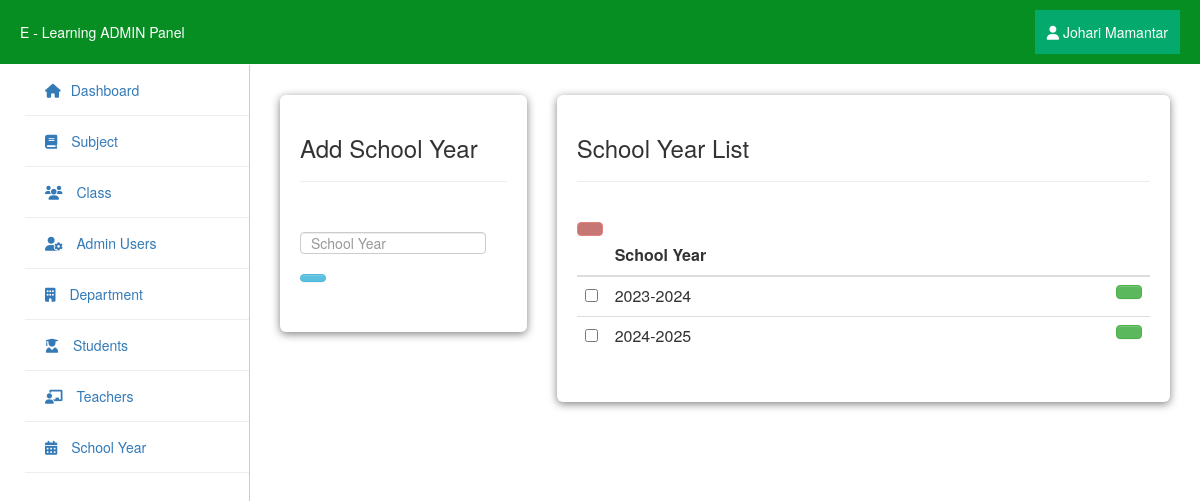
The page /php/admin/school_year.php (signed in) on the database its author committed.
### tables this page shows
CREATE TABLE `users` (
  `user_id` int(11) NOT NULL,
  `username` varchar(255) NOT NULL,
  `password` varchar(255) NOT NULL,
  `firstname` varchar(255) NOT NULL,
  `lastname` varchar(255) NOT NULL
);

CREATE TABLE `school_year` (
  `school_year_id` int(11) NOT NULL,
  `school_year` varchar(255) NOT NULL
);

### php/admin/session.php (called while the page is built, shortened)
<?php
$session_id=$_SESSION['id'];
?>

### php/admin/school_year.php (the view, shortened to what this page needs)
<?php include "navbar.php" ?>
<?php include "sidebar.php" ?>
<html>
<body class="column_style">
    <div class="main">
        <div class="card1">
            <h3>Add School Year</h3>
            <hr>
            <br>
            <div class="stats-grid">
                <form method="post">
                    <div class="control-group">
                        <div class="controls">
                            <input class="input focused" name="school_year" id="focusedInput" type="text"
                                placeholder="School Year" required>
                        </div>
                    </div>
                    <div class="control-group">
                        <div class="controls">
                            <button name="save" class="btn btn-info"></button>
                        </div>
                    </div>
                </form>
            </div>
        </div>
        <div class="card2">
            <h3>School Year List</h3>
            <hr>
            <br>
            <div class="stats-grid">
                <form action="delete_sy.php" method="post">
                    <table cellpadding="0" cellspacing="0" border="0" class="table" id="example">
                        <a data-toggle="modal" href="#content_delete" id="deleteBtn" class="btn btn-danger" name=""></a>
                        <thead>
                            <tr>
                                <th></th>
                                <th>School Year</th>
                                <th></th>
                            </tr>
                        </thead>
                        <tbody>
                            <?php
                            $user_query = mysqli_query($conn, "select * from school_year") or die;
                            while ($row = mysqli_fetch_array($user_query)) {
                                $id = $row['school_year_id'];
                                ?>
                                <tr>
                                    <td width="30">
                                        <input class="optionsCheckbox" name="selector[]" type="checkbox"
                                            value="<?php echo $id; ?>">
                                    </td>
                                    <td><?php echo $row['school_year']; ?></td>
                                    <td width="40">
                                        <a href="edit_user.php<?php echo '?id=' . $id; ?>" data-toggle="modal"
                                            class="btn btn-success"><ion-icon name="create-outline"></ion-icon></a>
                                    </td>
                                </tr>
                            <?php } ?>
                        </tbody>
                    </table>
                </form>
            </div>
        </div>
    </div>
</body>
</html>

### php/admin/navbar.php (shortened to what this page needs)
<?php include "header.php" ?>
<?php include "session.php" ?>
<html>
<div class="navbar-fixed-top">
    <div>E - Learning ADMIN Panel</div>
    <?php $query = mysqli_query($conn, "select * from users where user_id = '$session_id'") or die;
    $row = mysqli_fetch_array($query);
    ?>
    <div class="dropdown">
        <button class="dropbtn"> <i class="fa fa-user"></i>
            <?php echo $row['firstname'] . " " . $row['lastname']; ?></button>
    </div>
</div>
</html>

### php/admin/assets/datatables.css (style rules this page uses)
table.table { clear: both; margin-bottom: 6px !important; max-width: none !important; }

### php/admin/assets/style.css (style rules this page uses)
* { margin: 0; padding: 0; box-sizing: border-box; }
.controls .btn { height: 30px; width: 50px; }

### php/admin/assets/dashboard_style.css (style rules this page uses)
* { box-sizing: border-box; margin: 0; padding: 0; }
body { font-family: Arial, sans-serif; background: #f5f5f5; padding-top: 65px; }
.navbar-fixed-top { background-color: rgb(7, 142, 34); color: white; padding: 10px 20px; display: flex; justify-content: space-between; align-items: center; position: fixed; top: 0; left: 0; width: 100%; z-index: 1000; }
.main { margin-left: 250px; padding: 30px; }
.stats-grid { display: grid; grid-template-columns: repeat(auto-fit, minmax(180px, 1fr)); gap: 20px; }
.column_style .main { display: flex; flex-direction: row; margin-left: 250px; padding: 30px; }
.column_style .card1 { background: rgb(255, 255, 255); padding: 20px; border-radius: 6px; box-shadow: 0 2px 8px rgba(0, 0, 0, 0.5); width: 350px; height: fit-content; }
.column_style .card2 { background: rgb(255, 255, 255); padding: 20px; border-radius: 6px; box-shadow: 0 2px 8px rgba(0, 0, 0, 0.5); width: 900px; height: auto; margin-left: 30px; }
.column_style .stats-grid { display: grid; grid-template-columns: repeat(auto-fit, minmax(180px, 1fr)); gap: 20px; }
a { color: #0060b6; text-decoration: none; }
.dropbtn { background-color: #04aa6d; color: white; padding: 12px; font-size: 14px; border: none; }
.dropdown { position: relative; display: inline-block; }
input[type="text"], input[type="password"] { width: 90%; padding: 10px; margin: 10px 0; }

### php/admin/sidebar.php (style rules this page uses)
a { text-decoration: none; }

### rows shown on the page
users: firstname "Johari", lastname "Mamantar"
school_year: school_year "2023-2024"
school_year: school_year "2024-2025"
